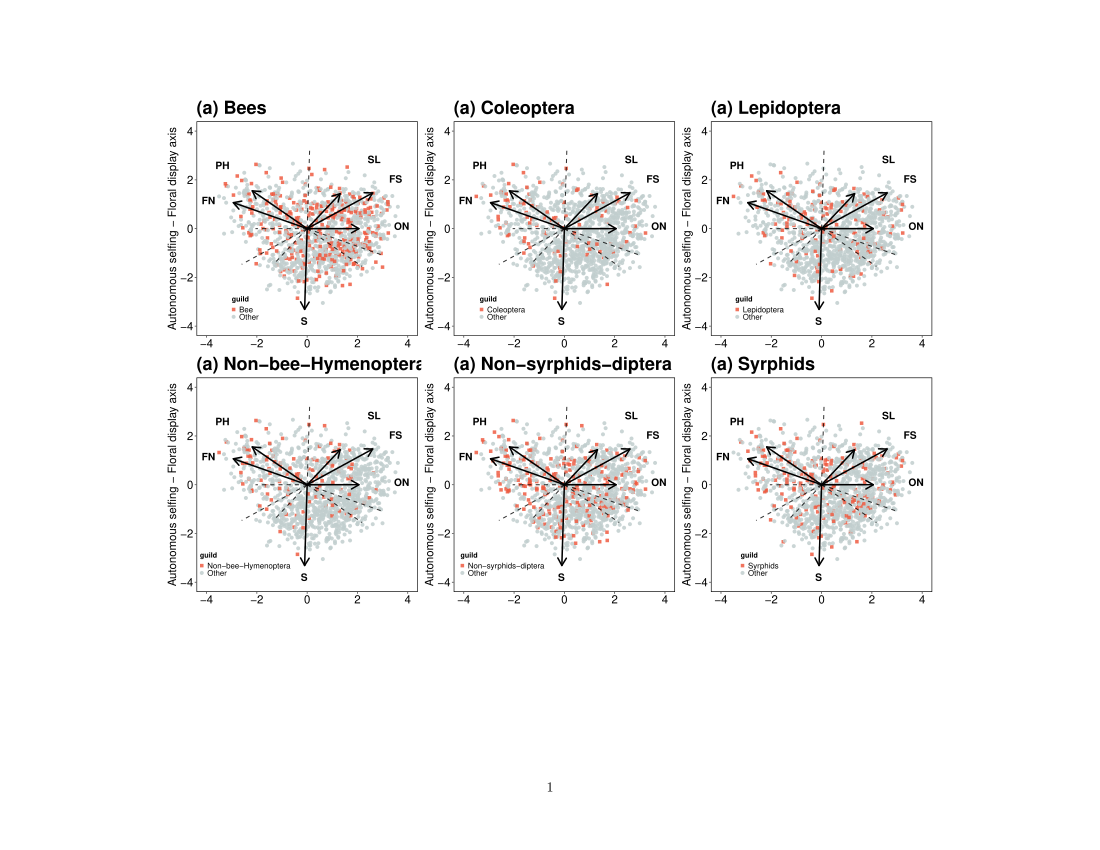

R code for this plot:
#Create panel with all plots, qualitative version

#Load plots
bees = readRDS("Data/RData/Bee_PCA.rds")
coleoptera = readRDS("Data/RData/Coleoptera_PCA.rds")
lepidoptera = readRDS("Data/RData/Lepidoptera_PCA.rds")
non_bee_hymenoptera = readRDS("Data/RData/Non_bee_hymenoptera_PCA.rds")
non_syrphid_diptera = readRDS("Data/RData/Non_syrphid_diptera_PCA.rds")
syrphids = readRDS("Data/RData/Syrphids_PCA.rds")

#Make plot
library(patchwork)

bees + coleoptera + lepidoptera + 
non_bee_hymenoptera + non_syrphid_diptera + syrphids
